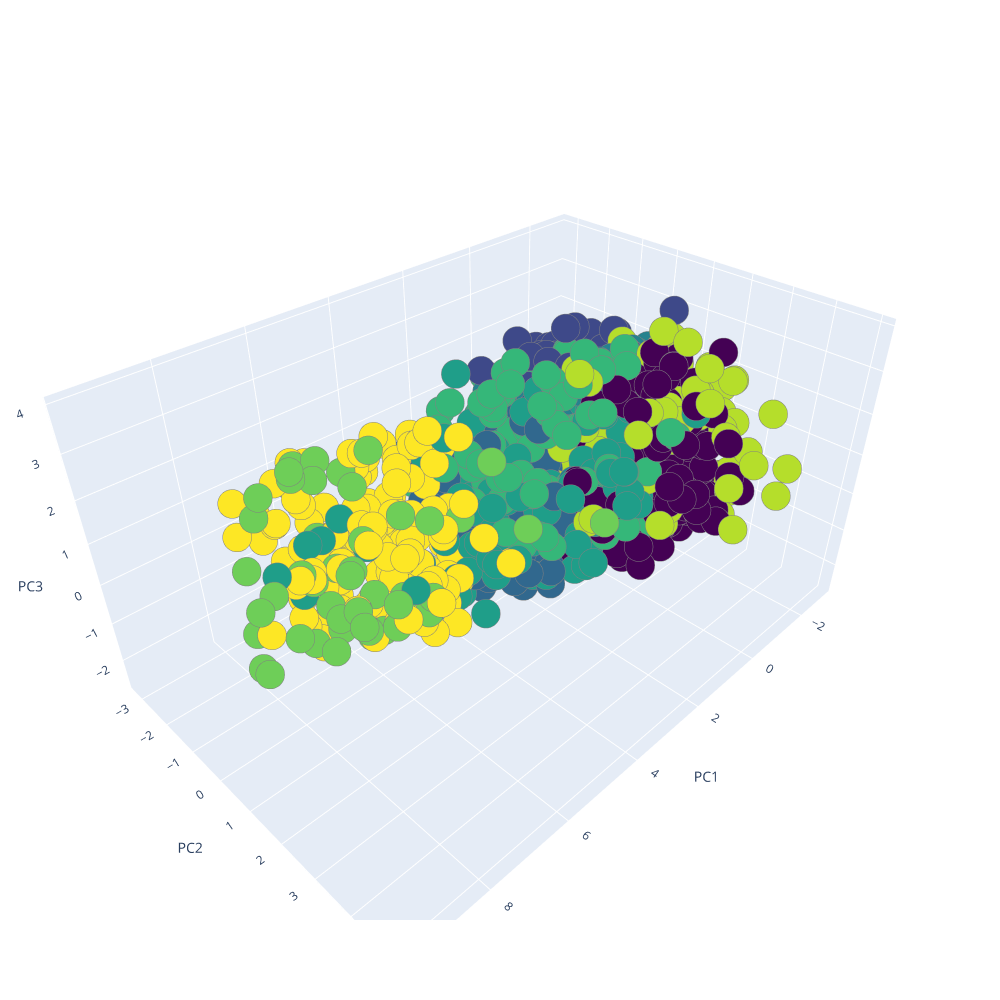

Source (notebook cell):
### Code cell
# Then 3D
Scene = dict(xaxis = dict(title  = 'PC1'),yaxis = dict(title  = 'PC2'),zaxis = dict(title  = 'PC3'))
labels = labels_scale
trace = go.Scatter3d(x=pca2d[:,0], y=pca2d[:,1], z=pca2d[:,2], mode='markers',marker=dict(color = labels, colorscale='Viridis', size = 10, line = dict(color = 'gray',width = 5)))
layout = go.Layout(margin=dict(l=0,r=0),scene = Scene, height = 1000,width = 1000)
data = [trace]
fig = go.Figure(data = data, layout = layout)
fig.show()

### Figure 1 — Plotly figure (JSON) as saved in the notebook; plotly's stock layout.template omitted (floating-point values rounded to 4 significant figures; data arrays with more than 128 entries replaced by an {"elided": "..."} marker saying what was removed)
{"data": [{"marker": {"color": {"elided": "3831 int values"}, "colorscale": [[0.0, "#440154"], [0.1111, "#482878"], [0.2222, "#3e4989"], [0.3333, "#31688e"], [0.4444, "#26828e"], [0.5556, "#1f9e89"], [0.6667, "#35b779"], [0.7778, "#6ece58"], [0.8889, "#b5de2b"], [1.0, "#fde725"]], "line": {"color": "gray", "width": 5}, "size": 10}, "mode": "markers", "x": {"elided": "3831 float values"}, "y": {"elided": "3831 float values"}, "z": {"elided": "3831 float values"}, "type": "scatter3d"}], "layout": {"height": 1000, "margin": {"l": 0, "r": 0}, "scene": {"xaxis": {"title": {"text": "PC1"}}, "yaxis": {"title": {"text": "PC2"}}, "zaxis": {"title": {"text": "PC3"}}}, "width": 1000}}
